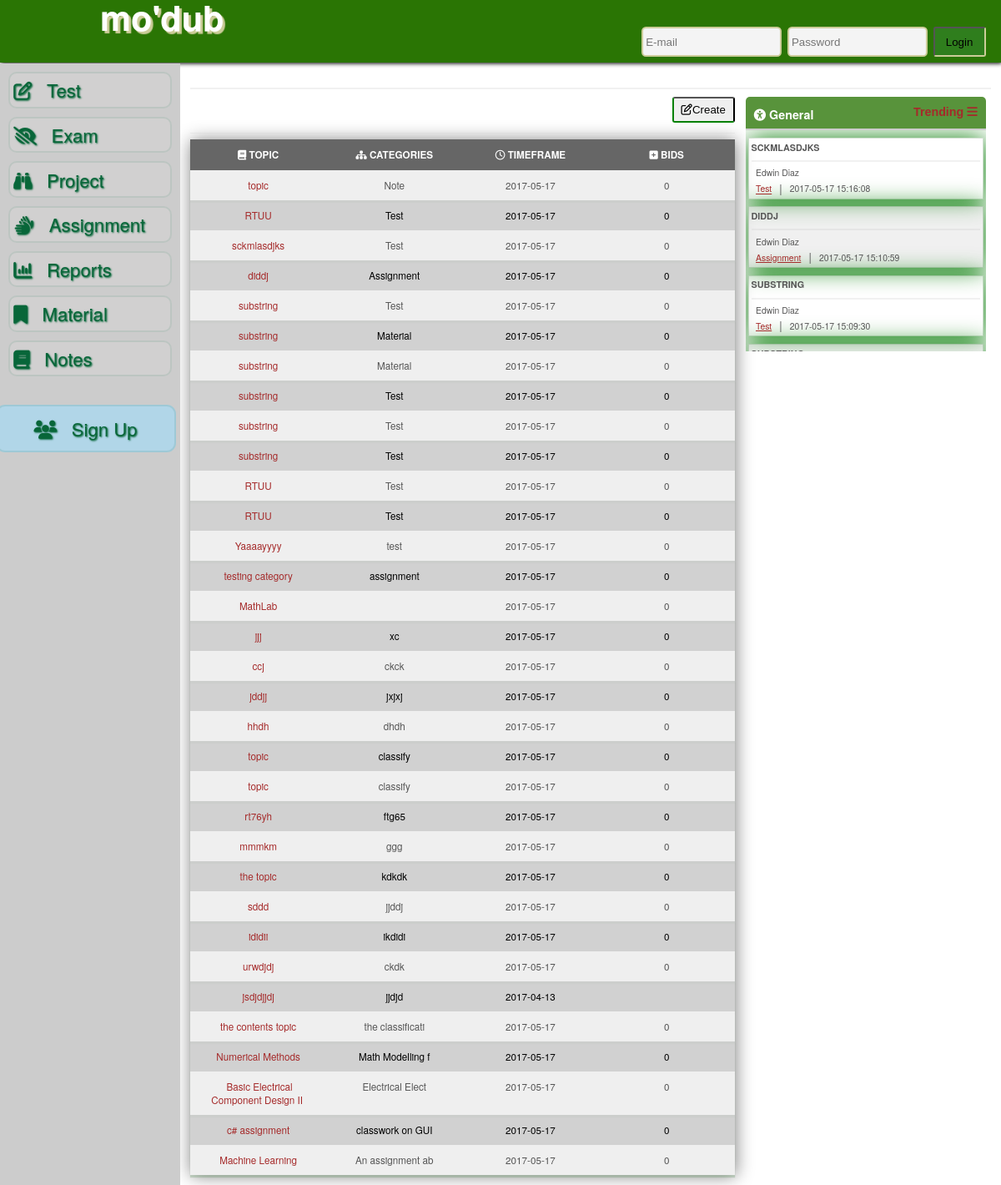
The page / on the database its author committed.
### tables this page shows
CREATE TABLE `file` (
  `id` int(11) NOT NULL,
  `uploader_id` int(11) NOT NULL,
  `topic` varchar(256) NOT NULL,
  `category` varchar(16) NOT NULL,
  `time_frame` int(4) DEFAULT NULL,
  `solutions` int(4) DEFAULT '0',
  `more_info` text NOT NULL,
  `deadline` date NOT NULL,
  `upload_date` timestamp NOT NULL DEFAULT CURRENT_TIMESTAMP,
  `file_name` varchar(128) DEFAULT NULL,
  `file_type` varchar(64) DEFAULT NULL,
  `file_size` varchar(11) DEFAULT NULL,
  `tags` varchar(256) DEFAULT NULL,
  `img_name` varchar(16) DEFAULT NULL,
  `upload_time` varchar(16) DEFAULT NULL
);

CREATE TABLE `users` (
  `id` int(10) UNSIGNED NOT NULL,
  `name` varchar(255) NOT NULL,
  `email` varchar(255) NOT NULL,
  `password` varchar(255) NOT NULL,
  `remember_token` varchar(100) DEFAULT NULL,
  `created_at` timestamp NULL DEFAULT CURRENT_TIMESTAMP ON UPDATE CURRENT_TIMESTAMP,
  `updated_at` timestamp NULL DEFAULT CURRENT_TIMESTAMP ON UPDATE CURRENT_TIMESTAMP,
  `country_id` int(11) NOT NULL
);

### index.php (the view, shortened to what this page needs)
<?php
	require_once("includes/connection.php");
	$query = "SELECT id, topic, category, deadline, solutions FROM file ORDER BY id DESC";
	$result = mysqli_query($connection, $query);
?>
<!DOCTYPE html>
<html lang="en">
<head>
	<link rel="stylesheet" type="text/css" href="css/font-awesome.min.css">
	<link rel="stylesheet" type="text/css" href="css/scribbles.css">
	<link rel="stylesheet" type="text/css" href="css/general.css">
</head>
<body>
	<header id="generalTopRibbon">
		<a href="index.php">
			<div id="logoWrap">
				<h4 class="logo">mo'dub</h4>
			</div>
		</a>
			<form id="header-login-form" method="POST" action="index.php">
				<?php
					if(isset($_SESSION["loggedIn"])){
						echo("<br><p class=\"loginMessage\">You're logged in as " . $_SESSION["username"] . " <a href=\"php/logout.php\">Log Out</a> </p>");
					}else{	?>
						<input type="email" id="header-email" name="header-email" placeholder="E-mail" value="<?php if(isset($_POST["header-email"])){echo($_POST["header-email"]);} ?>">
						<input type="password" id="header-password" name="header-password" placeholder="Password">
						<input type="submit" id="header-submit" name="header-submit" value="Login"/>
				<?php } ?>
			</form>
	</header>
	<section>
		<div id="leftnav">
			<a href="index.php"><i class="fa fa-pencil-square-o"></i>Test</a>
			<a href="index.php"><i class="fa fa-low-vision"></i>Exam</a>
			<a href="index.php"><i class="fa fa-binoculars"></i>Project</a>
			<a href="index.php"><i class="fa fa-signing"></i>Assignment</a>
			<a href="index.php"><i class="fa fa-bar-chart"></i>Reports</a>
			<a href="index.php"><i class="fa fa-bookmark"></i>Material</a>
			<a href="index.php"><i class="fa fa-book"></i>Notes</a>
			<?php
				if(isset($_SESSION["loggedIn"])){
					echo "<p class=\"welcomeUser\">Welcome " . $_SESSION["username"] . "</p>";
				}else{
					echo "<a href=\"php/signup.php\"><i class=\"fa fa-users\"></i>Sign Up</a>";
				}
			?>
		</div>
		<div class="mainsection">
			<div class="horzrule"></div>
			<div class="mainsection-headline">
					<div class="mainsectionscribbleContent">
						<a href="php/create.php"><button name="create" id="create"><i class="fa fa-pencil-square-o"> </i>Create</button></a>
						<div class="scribblehorzrule"></div>
						<section>
							<article>
								<div class="mainsectionscribbleContent-tableColumn head"><i class="fa fa-spin fa-book"></i> Topic</div>
								<div class="mainsectionscribbleContent-tableColumn head"><i class="fa fa-spin fa-sitemap"></i> Categories</div>
								<div class="mainsectionscribbleContent-tableColumn head"><i class="fa fa-spin fa-clock-o"></i> TimeFrame</div>
								<div class="mainsectionscribbleContent-tableColumn head"><i class="fa fa-spin fa-plus-square"></i> Bids</div>
							</article>
							<?php
								if(!$result){
									die("the query was unsuccessful " . mysql_error());
								}else{
									$rows = mysqli_num_rows($result);
									while ($rows > 0) {
										$fields = mysqli_fetch_assoc($result);
										$id = $fields['id'];
										$topic = $fields['topic'];
										$category = $fields['category'];
										$timeframe = $fields['deadline'];
										$numsolu = $fields['solutions'];
										echo "<article>
												<div class=\"mainsectionscribbleContent-tableColumn\"><a href=\"php/view.php?fid={$id}\">$topic</a></div>
												<div class=\"mainsectionscribbleContent-tableColumn\">$category</div>
												<div class=\"mainsectionscribbleContent-tableColumn\">$timeframe</div>
												<div class=\"mainsectionscribbleContent-tableColumn\">$numsolu</div>
											</article>";
										$rows--;
									}
								}
							?>
						</section>
					</div>
<?php require_once("includes/end.php") ?>

### includes/end.php (shortened to what this page needs)
</div>
			<div class="mainsection-snippet">
				<div id="right-snippet-content-sales">
					<div class="right-snippet-content-sales-headline">
						<p><i class="fa fa-universal-access"></i> General</p>
						<b><a href="#">Trending <i class="fa fa-navicon"></i></a></b>
					</div>
					<div class="right-snippet-content-sales-content">
						<?php
							$query0 = "SELECT f.topic AS topic, f.upload_date AS uploadDate, f.category AS category, u.name AS name";
							$query0 .= " FROM file AS f INNER JOIN users AS u";
							$query0 .= " ON u.id = f.uploader_id";
							$query0 .= " ORDER BY f.upload_date DESC";
							$query0 .= " LIMIT 5";
							$result0 = mysqli_query($connection, $query0) or die('failed to make query' . mysqli_error($connection));
							$total = mysqli_num_rows($result0);
							while ($total > 0){
								$returned_result = mysqli_fetch_assoc($result0);
								$snipTopic = $returned_result['topic'];
								$snipName = $returned_result['name'];
								$snipCategory = $returned_result['category'];
								$snipUploadDate = $returned_result['uploadDate'];
								echo "<div class=\"right-snippet-content-sales-content-eachcontent\">";
								echo "<h5>$snipTopic</h5>
									<div class=\"horzrule\"></div>
									<p>$snipName</p>
									<br>
									<a href=\"index.php\">$snipCategory</a> |
									<p>$snipUploadDate</p>";
								echo "</div>";
								$total--;
							}
						?>
					</div>
				</div>
			</div>
		</div>
	</section>
</body>
</html>

### css/scribbles.css (style rules this page uses)
.scribblehorzrule { background-color: rgba(210, 210, 210, .3); width: 100%; margin: 1% 0% 1% 0%; height: .15em; float: left; }
.mainsectionscribbleContent section { display: table; border: 10px; width: 100%; box-shadow: 1px 1px 20px grey; margin: 12px 0px; }
.head { text-transform: uppercase; font-weight: bold; background-color: rgba(204, 204, 204, .5); height: 20px; }
.mainsectionscribbleContent article { display: table-row; background-color: #EFEFEF; text-align: center; margin: 3% 1%; margin-bottom: 2%; padding: 1%; box-shadow: 0 3px 1px rgba(102, 153, 102, 0.3); font-size: .9em; }
.mainsectionscribbleContent article:nth-child(2n+1) { background-color: rgba(204, 204, 204, 0.9); color: black; }
.mainsectionscribbleContent-tableColumn { display: table-cell; width: 25%; padding: 10px; }
.mainsectionscribbleContent article:first-child { background-color: black; color: white; }
.mainsectionscribbleContent-tableColumn a { font-size: 1em; text-decoration: none; }
#create { border-bottom: 2px solid green; border-left: 2px solid green; border-radius: 3px; height: 2.3em; width: 11.5%; margin-bottom: 5px; color: black; float: right; text-shadow: 1px 1px 1px white; }

### rows shown on the page
file: topic "topic", category "Note", deadline "2017-05-17", solutions "0"
file: topic "RTUU", category "Test", deadline "2017-05-17", solutions "0"
file: topic "sckmlasdjks", category "Test", deadline "2017-05-17", solutions "0", topic "SCKMLASDJKS", users.name "Edwin Diaz", upload_date "2017-05-17 15:16:08"
file: topic "diddj", category "Assignment", deadline "2017-05-17", solutions "0", topic "DIDDJ", users.name "Edwin Diaz", upload_date "2017-05-17 15:10:59"
file: topic "substring", category "Test", deadline "2017-05-17", solutions "0", topic "SUBSTRING", users.name "Edwin Diaz", upload_date "2017-05-17 15:09:30"
file: topic "substring", category "Material", deadline "2017-05-17", solutions "0"
file: topic "substring", category "Material", deadline "2017-05-17", solutions "0"
file: topic "substring", category "Test", deadline "2017-05-17", solutions "0"
file: topic "substring", category "Test", deadline "2017-05-17", solutions "0"
file: topic "substring", category "Test", deadline "2017-05-17", solutions "0"
file: topic "RTUU", category "Test", deadline "2017-05-17", solutions "0"
file: topic "RTUU", category "Test", deadline "2017-05-17", solutions "0"
file: topic "Yaaaayyyy", category "test", deadline "2017-05-17", solutions "0"
file: topic "testing category", category "assignment", deadline "2017-05-17", solutions "0"
file: topic "MathLab", deadline "2017-05-17", solutions "0"
file: topic "jjj", category "xc", deadline "2017-05-17", solutions "0"
file: topic "ccj", category "ckck", deadline "2017-05-17", solutions "0"
file: topic "jddjj", category "jxjxj", deadline "2017-05-17", solutions "0"
file: topic "hhdh", category "dhdh", deadline "2017-05-17", solutions "0"
file: topic "topic", category "classify", deadline "2017-05-17", solutions "0"
file: topic "topic", category "classify", deadline "2017-05-17", solutions "0"
file: topic "rt76yh", category "ftg65", deadline "2017-05-17", solutions "0"
file: topic "mmmkm", category "ggg", deadline "2017-05-17", solutions "0"
file: topic "the topic", category "kdkdk", deadline "2017-05-17", solutions "0"
file: topic "sddd", category "jjddj", deadline "2017-05-17", solutions "0"
file: topic "ididii", category "ikdidi", deadline "2017-05-17", solutions "0"
file: topic "urwdjdj", category "ckdk", deadline "2017-05-17", solutions "0"
file: topic "jsdjdjjdj", category "jjdjd", deadline "2017-04-13"
file: topic "the contents topic", category "the classificati", deadline "2017-05-17", solutions "0"
file: topic "Numerical Methods", category "Math Modelling f", deadline "2017-05-17", solutions "0"
file: topic "Basic Electrical Component Design II", category "Electrical Elect", deadline "2017-05-17", solutions "0"
file: topic "c# assignment", category "classwork on GUI", deadline "2017-05-17", solutions "0"
file: topic "Machine Learning", category "An assignment ab", deadline "2017-05-17", solutions "0"
